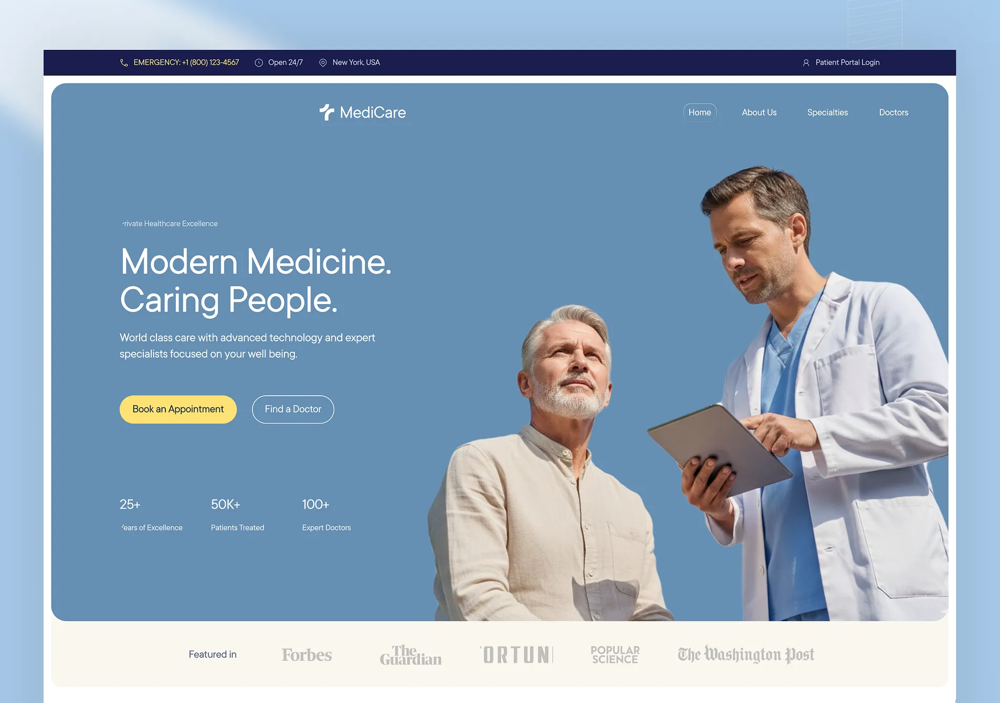
#> input picture download/shots/ref-part1.png, 1000 x 703 px, given in place of ref-golf-design.png, which was not available
$ python crop-ref.py
#> lines starting #> are read from the running program, lines starting #| are printed output that depends on the picture
"""Crop key regions of the reference design for close visual inspection."""
from PIL import Image

img = Image.open('/home/z/my-project/download/shots/ref-golf-design.png').convert('RGB')
#> img is the input picture: PIL image 1000x703 RGB; mean R, G, B 144.1, 167, 188.4
S = 1600 / 880.0

def crop(x0, y0, x1, y1, name, scale=1.0):
#> called with x0 = 20, y0 = 15, x1 = 580, y1 = 390, name = 'hero', scale = 1
    X0, Y0, X1, Y1 = [int(v * S) for v in (x0, y0, x1, y1)]
    c = img.crop((X0, Y0, X1, Y1))
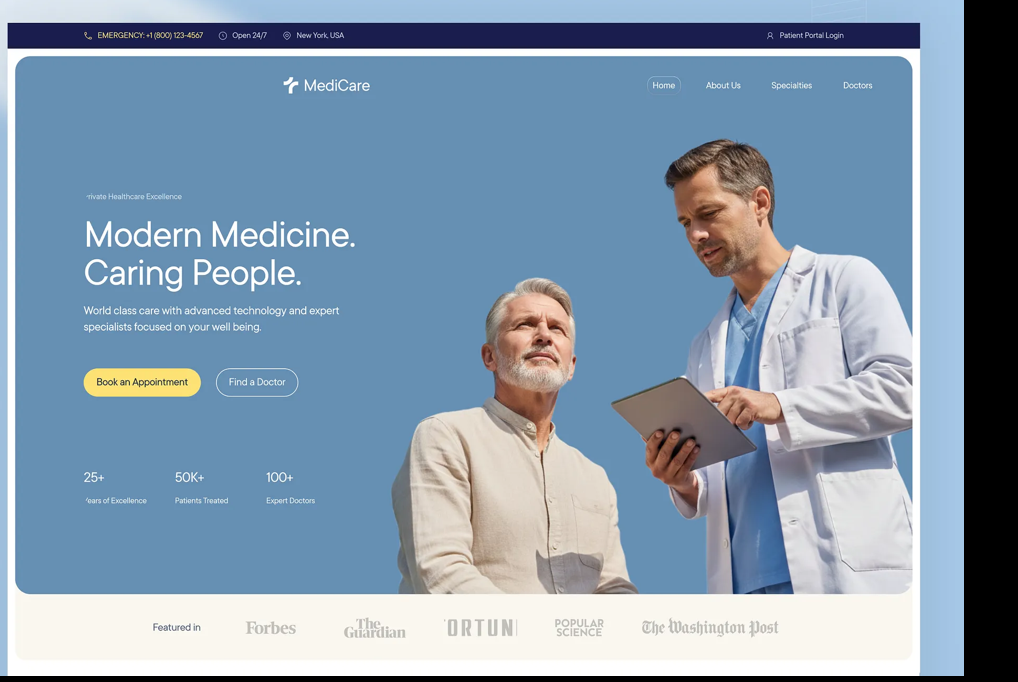
#> c: PIL image 1018x682 RGB; mean R, G, B 133.1, 154.1, 173.7
    if scale != 1.0:
        c = c.resize((int(c.width * scale), int(c.height * scale)))
    c.save(f'/home/z/my-project/download/shots/ref-{name}.png')
    print(name, c.size)
#| hero (1018, 682)

crop(20, 15, 580, 390, 'hero')          # full hero incl navbar
crop(20, 390, 580, 662, 'cream-section') # cream section
#> in crop (call 2), `c = img.crop((X0, Y0, X1, Y1))`: c: PIL image 1018x494 RGB; every value is 0
#| cream-section (1018, 494)
crop(600, 15, 880, 460, 'dark-panel')    # YOUR BETTER GAME panel
#> in crop (call 3), `c = img.crop((X0, Y0, X1, Y1))`: c: PIL image 510x809 RGB; every value is 0
#| dark-panel (510, 809)
crop(600, 460, 880, 662, 'pricing')      # pricing + testimonial zone
#> in crop (call 4), `c = img.crop((X0, Y0, X1, Y1))`: c: PIL image 510x367 RGB; every value is 0
#| pricing (510, 367)

$ run again, on download/shots/ref-part7.png
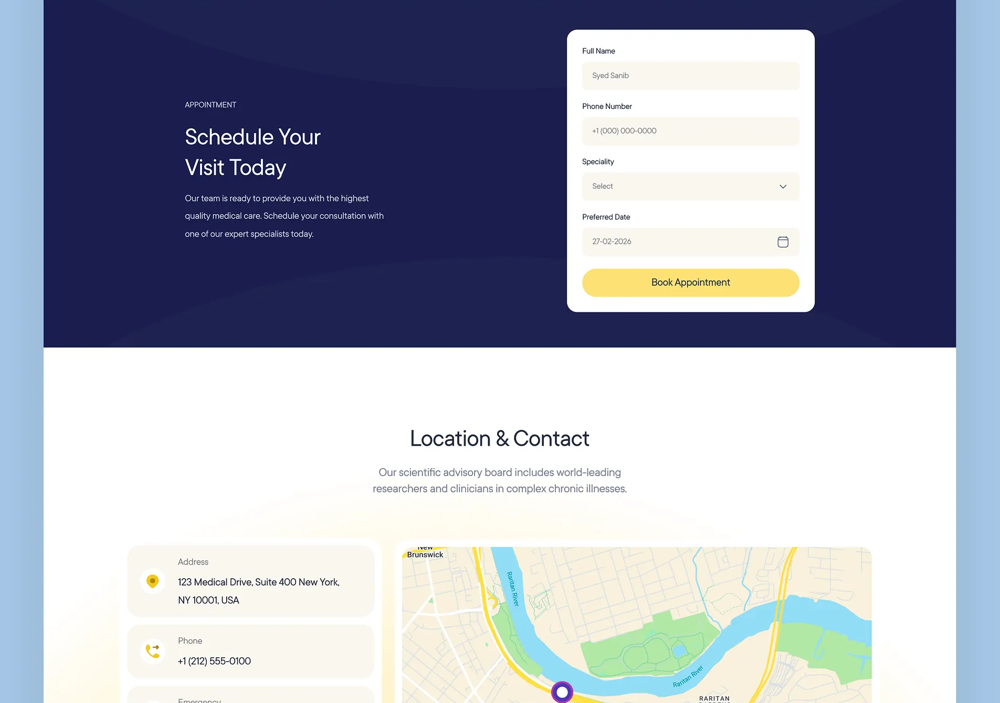
#> input picture download/shots/ref-part7.png, 1000 x 703 px, given in place of ref-golf-design.png, which was not available
#> img is the input picture: PIL image 1000x703 RGB; mean R, G, B 162.2, 167.2, 182.6
#> in crop, `c = img.crop((X0, Y0, X1, Y1))`:
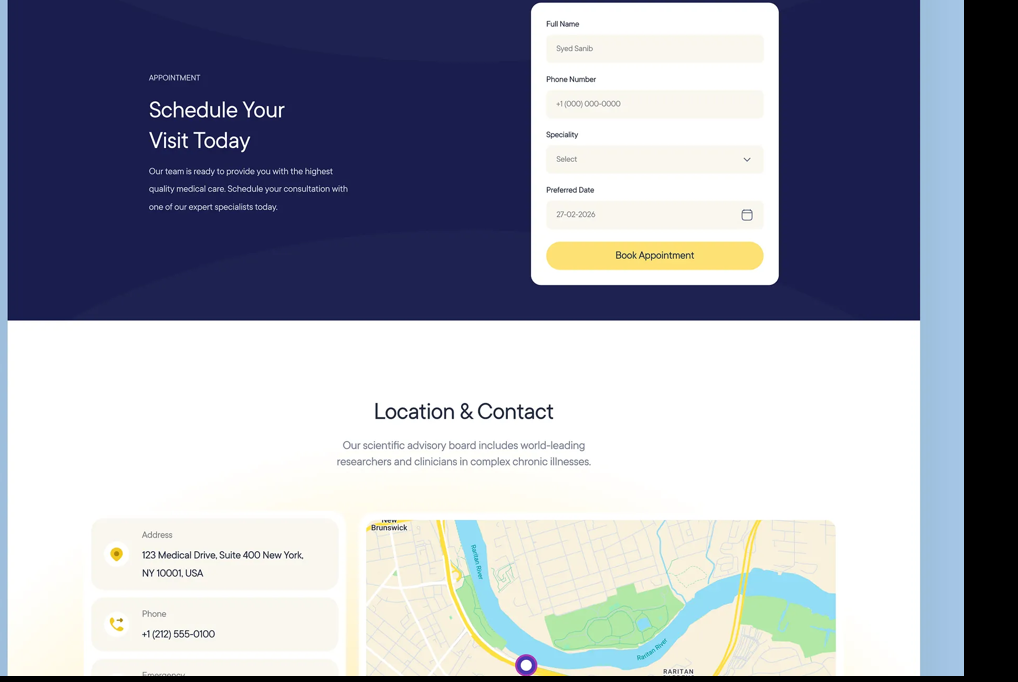
#> c: PIL image 1018x682 RGB; mean R, G, B 157, 160.7, 173.4
#| hero (1018, 682)
#> c: PIL image 1018x494 RGB; every value is 0
#| cream-section (1018, 494)
#> c: PIL image 510x809 RGB; every value is 0
#| dark-panel (510, 809)
#> c: PIL image 510x367 RGB; every value is 0
#| pricing (510, 367)
